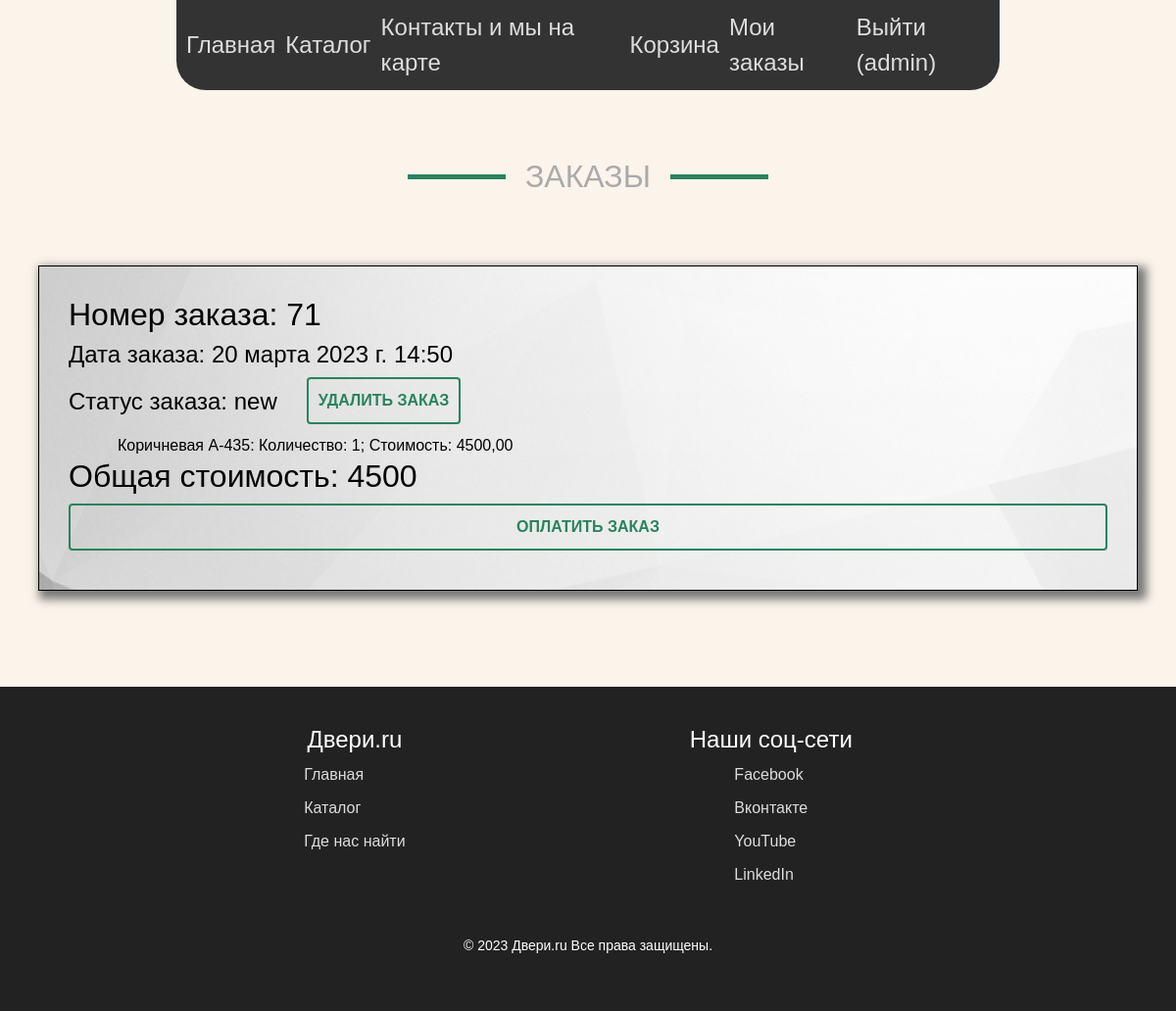
The app's page /orders (signed in) with its own data.
### demo/models.py (models this page shows, shortened)
class User(AbstractUser):
    name = models.CharField(max_length=254, verbose_name='Имя', blank=False)
    surname = models.CharField(max_length=254, verbose_name='Фамилия', blank=False)
    patronymic = models.CharField(max_length=254, verbose_name='Отчство', blank=True)
    username = models.CharField(max_length=254, verbose_name='Логин', unique=True, blank=False)
    email = models.CharField(max_length=254, verbose_name='Почта', unique=True, blank=False)
    password = models.CharField(max_length=254, verbose_name='Пароль', unique=True, blank=False)
    role = models.CharField(max_length=254, verbose_name='Роль',
                            choices=(('admin', 'Администратор'), ('user', 'Пользователь')), default='user')
    USERNAME_FILD = 'username'
    def full_name(self):
        return ' '.join([self.name, self.surname, self.patronymic])

class Order(models.Model):
    STATUS_CHOICES = [
                         ('confirmed', 'Подтверждённый'),
                         ('new', 'Новый'),
                         ('canseled', 'Отменённый')
                     ]
    date = models.DateTimeField(verbose_name='дата заказа', auto_now_add=True)
    status = models.CharField(max_length=254, verbose_name='Статус',
                              choices=STATUS_CHOICES , default='new')
    rejectreason = models.TextField(verbose_name='Причина отказа', blank=True)
    user = models.ForeignKey('User', verbose_name='Пользователя', on_delete=models.CASCADE)
    product = models.ManyToManyField('Product', through='ItemInOrder', related_name='order')
    def count_product(self):
        count_product = 0
        for iteminorder in self.iteminorder_set.all():
            count_product += iteminorder.count
        return count_product
    def __str__(self):
        return str(self.date.ctime()) + ' | ' + self.user.full_name() + \
            ' | Количество: ' + str(self.count_product()) + ' | ' + self.user.username

class ItemInOrder(models.Model):
    count = models.IntegerField(verbose_name='Кол-во', blank=False, default=0)
    order = models.ForeignKey('Order', verbose_name='Заказ', on_delete=models.CASCADE)
    product = models.ForeignKey('Product', verbose_name='Продукт', on_delete=models.CASCADE)
    price = models.DecimalField(verbose_name='Стоимость', max_digits=10, decimal_places=2, blank=False, default=0.00)

class Product(models.Model):
    name = models.CharField(max_length=254, verbose_name='Имя', blank=False)
    date = models.DateTimeField( verbose_name='дата обновления', auto_now_add=True)
    photo_file = models.ImageField(max_length=254, upload_to=get_name_file,
                                   blank=True, null=True,
                                   validators=[FileExtensionValidator(allowed_extensions=['png','jpg','jpeg'])])
    year = models.IntegerField(verbose_name='Год производства', blank=True)
    coutry = models.CharField(max_length=254, verbose_name='Страна производства', blank=True)
    price = models.DecimalField(verbose_name='Стоимость', max_digits=10, decimal_places=2, blank=False,
                                     default=0.00)
    count = models.IntegerField(verbose_name='Количество', blank=False, default=0)
    category = models.ForeignKey('Category', verbose_name='Категория', on_delete=models.CASCADE)

### demo/views.py (the view)
# urls.py: path('orders', orders, name='orders'),
@login_required
def orders(request):
    orders_items = Order.objects.filter(user=request.user).order_by('-date')
    totals = []
    for i in orders_items:
        total = 0
        print(i, type(i))
        for item in i.iteminorder_set.all():
            total += int(item.price)
        totals.append(total)
        print(total)
    orders_items = zip(orders_items, totals)
    return render(request, 'demo/orders.html',
                  context={'order_list': orders_items,
                           'totals': totals})

### templates/demo/orders.html
{% extends "index.html" %}
{% block content %}
    <div class="popular"
         >
        <div class="container">
            <div class="row popular-title">
                <h2>Заказы</h2>
            </div>
            </div>
            <div class=" ">
                {% if order_list %}
            {% for order, total in order_list %}
            <div class="order_list" style="background-image: url(files/background.jpg">
                    <h2>Номер заказа: {{ order.id }}</h2>
                     <h4>Дата заказа: {{ order.date }}</h4>
                    <div class="" style="display: flex; align-items: center;" >
                    <h4 style="margin-right:30px">Статус заказа: {{ order.status }}</h4>
                    {% if order.status == 'new' %}
                        <a class="btn" href="{% url 'delete_order' order.pk %}">Удалить заказ</a>
                    {% endif %}
                    </div>
                    {% if order.iteminorder_set.all %}
                            {% for item in order.iteminorder_set.all %}
                            <div class="" style="display: flex; align-items: center; margin-left:50px" >
                                {{ item.product.name }}:  Количество: {{ item.count }};  Стоимость: {{ item.price }}
                            </div>
                            {% endfor %}
                    {% endif %}
                    <h2>Общая стоимость: {{ total }} </h2>
                    <a class="btn" href="{% url 'delete_order' order.pk %}">Оплатить заказ</a>
                </div>
            {% endfor %}
    {% else %}
        <p>Нет заказов</p>
    {% endif %}
            </div>
        </div>
    </div>
{% endblock %}

### templates/index.html (shortened to what this page needs)
<!doctype html>
<html lang="ru">
<head>
    {% load static %}
    <link rel="stylesheet" href="{% static 'css/bootstrap.min.css' %}">
    <link rel="stylesheet" href="{% static 'css/main.css' %}">
</head>
<body>
 <nav class=" app_main  fixed-top" >
         {% block sidebar %}
         <ul class=" header">
                 <a class="logo" style="text-decoration: none;" href="{% url 'about' %}">Главная</a>
                 <a class="logo" style="text-decoration: none;" href="{% url 'catalog' %}">Каталог</a>
                 <a class="logo" style="text-decoration: none;" href="{% url 'contact' %}">Контакты и мы на карте</a>
                 {% if user.is_authenticated %}
                 <a class="logo" style="text-decoration: none;" href="{% url 'cart' %}">Корзина</a>
                 <a class="logo" style="text-decoration: none;" href="{% url 'orders' %}">Мои заказы</a>
                 <a class="logo" style="text-decoration: none;" href="{% url 'logout' %}">Выйти ({{ user.username }})</a>
           {% else %}
                 <a class="logo" style="text-decoration: none;" href="{% url 'login' %}">Войти</a>
                 <a class="logo" style="text-decoration: none;" href="{% url 'register' %}">Регистрация</a>
           {% endif %}
         </ul>
         {% endblock %}
 </nav>
         <main role="main" class="container">
             <div class="starter-template">
                 {% block content %}{% endblock %}
         </main>
         <footer>
            <div class="footer-links">
                <div class="container2">
                    <div class="footer-section">
                        <h3 class="footer-section-title">Двери.ru</h3>
                        <ul>
                            <li><a class="logo2" style="text-decoration: none;" href="{% url 'about' %}">Главная</a></li>
                                <li><a class="logo2" style="text-decoration: none;" href="{% url 'catalog' %}">Каталог</a></li>
                                    <li><a class="logo2" style="text-decoration: none;" href="{% url 'contact' %}">Где нас найти</a>  </li>
                        </ul>
                    </div>
                </div>
                <div class="container2">
                    <div class="footer-section">
                        <h3 class="footer-section-title">Наши cоц-сети</h3>
                        <ul>
                            <li><a class="logo2" href="#">Facebook</a></li>
                            <li><a class="logo2" href="#">Вконтакте</a></li>
                            <li><a class="logo2" href="#">YouTube</a></li>
                            <li><a class="logo2" href="#">LinkedIn</a></li>
                        </ul>
                    </div>
                </div>
            </div>
            <div class="footer-bottom">
                <p>&copy; 2023 Двери.ru Все права защищены.</p>
            </div>
        </footer>
</body>
</html>

### demo/static/css/main.css (style rules this page uses)
.order_list { padding: 30px; background-color: #b8b4b4; display: flex; flex-direction: column; border: 1px solid black; box-shadow: 5px 5px 9px 4px #797979; margin-top: 30px; }
.header { background-color: #333; padding: 10px 0; margin-bottom: 40px; width: 70%; display: flex; flex-direction: row; justify-content: space-around; align-items: center; border-radius: 0px 0px 30px 30px; }
.logo2 { position: relative; color: #ddd; cursor: pointer; transition: ease-in 0.3s; }
.logo2::before { content: ""; width: 0; position: absolute; bottom: -5px; left: 0; height: 1px; background: #ffffff; transition: ease-in 0.3s; }
.logo { position: relative; color: #ddd; font-size: 24px; cursor: pointer; margin-left: 10px; text-decoration: none; transition: ease-in 0.3s; }
.logo::before { content: ""; width: 0; position: absolute; bottom: -5px; left: 0; height: 1px; background: #ffffff; transition: ease-in 0.3s; }
footer { background-color: #222; color: #fff; padding: 40px; width: 100%; }
.footer-links { display: flex; justify-content: space-evenly; margin-bottom: 40px; }
.footer-section { flex: 1; margin-right: 20px; display: flex; flex-direction: column; align-items: center; }
.footer-section-title { font-size: 24px; margin-bottom: 10px; }
ul { list-style: none; margin: 0; padding: 0; }
ul li { margin-bottom: 10px; }
ul li a { color: #fff; text-decoration: none; }
.footer-bottom { text-align: center; font-size: 14px; }
.app_main { display: flex; flex-direction: column; justify-content: center; align-items: center; }
body { padding-top: 5rem; background-color: #fbf4eb; }
.starter-template { padding: 3rem 1.5rem; }
:root { --text-dark: #222; --text-light: #fff; --text-accent: #298360; --text-danger: #f00; --text-small: #aaa; }
* { box-sizing: border-box; }
body { margin: 0; font-family: sans-serif; color: var(--text-main); }
.container { margin: 0 auto; max-width: 1200px; width: 100%; }
.row { padding: 0 15px; display: flex; flex-wrap: wrap; align-items: center; justify-content: space-between; }
.header { min-height: 20px; background-repeat: no-repeat; background-position: top center; background-size: contain; }
.header-inner h2, .popular-title h2 { color: var(--text-small); text-transform: uppercase; justify-content: center; display: flex; align-items: center; }
.header-inner h2:before, .header-inner h2:after, .popular-title h2:before, .popular-title h2:after { display: block; content: ''; width: 100px; height: 5px; background-color: var(--text-accent); margin: 20px; }
.door a, .btn { cursor: pointer; display: block; margin: 0px 0 10px 0; text-transform: uppercase; text-decoration: none; color: var(--text-accent); border: 2px solid var(--text-accent); padding: 10px; transition: 0.2s; }
.btn { background-color: transparent; display: inline-block; text-align: center; font-weight: bold; }
.popular { background-size: cover; padding-bottom: 50px; }
.popular-title { justify-content: center; padding: 30px 0; }

### records on screen
User: username "admin"
Order: id "71", date "20 марта 2023 г. 14:50", status "new", shows "УДАЛИТЬ ЗАКАЗ", total "4500"
ItemInOrder: product.name "Коричневая А-435", count "1", price "4500,00"
